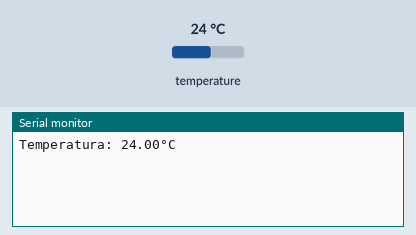
This sketch was run on a simulated Arduino Uno, built with avr-gcc and run on an emulated ATmega328P. Parts: the last lines printed to the serial monitor. The test bench sets the inputs (shaded band); at power-on: temperature 24 °C.

Above: at 2.2 s.
2.3 s: temperature set to 12 °C
At 3.1 s:
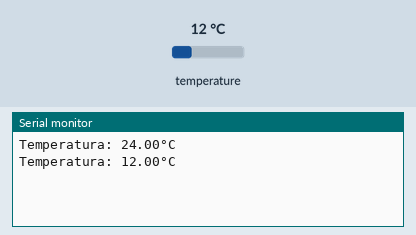
3.8 s: temperature set to 19 °C
At 4.4 s:
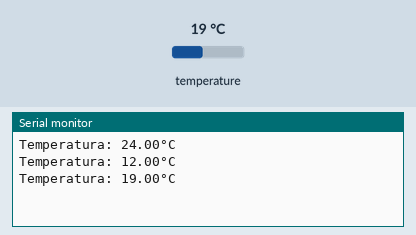
Timing chart, 0 to 6.8 s (numbered marks = the images above; inputs shaded):
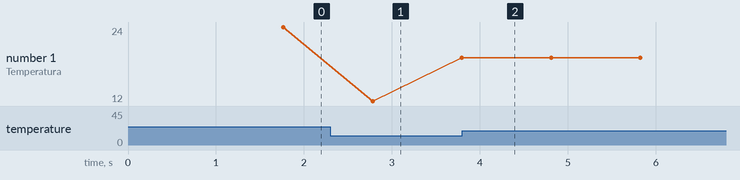

The sketch:

temperatura-agua.ino
```cpp
// Utiliza as bibliotecas:
#include <OneWire.h>
#include <DallasTemperature.h>

// Numero do PIN
#define DS18B20 10

// Ativar sensor
OneWire ourWire(DS18B20);
DallasTemperature sensors(&ourWire);

void setup(){
  Serial.begin(9600);
  sensors.begin();
  delay(1000);
}

// Ler Valores
void loop(){
  sensors.requestTemperatures();
  Serial.print("Temperatura: ");
  Serial.print(sensors.getTempCByIndex(0));
  Serial.println("°C");
  delay(250);
}
```

Measured:
- after the input at 2.3 s, the serial monitor: prints a new line after 0.48 s (image 1)
- plotted number 1: 24 → 19 after the input at 2.3 s
